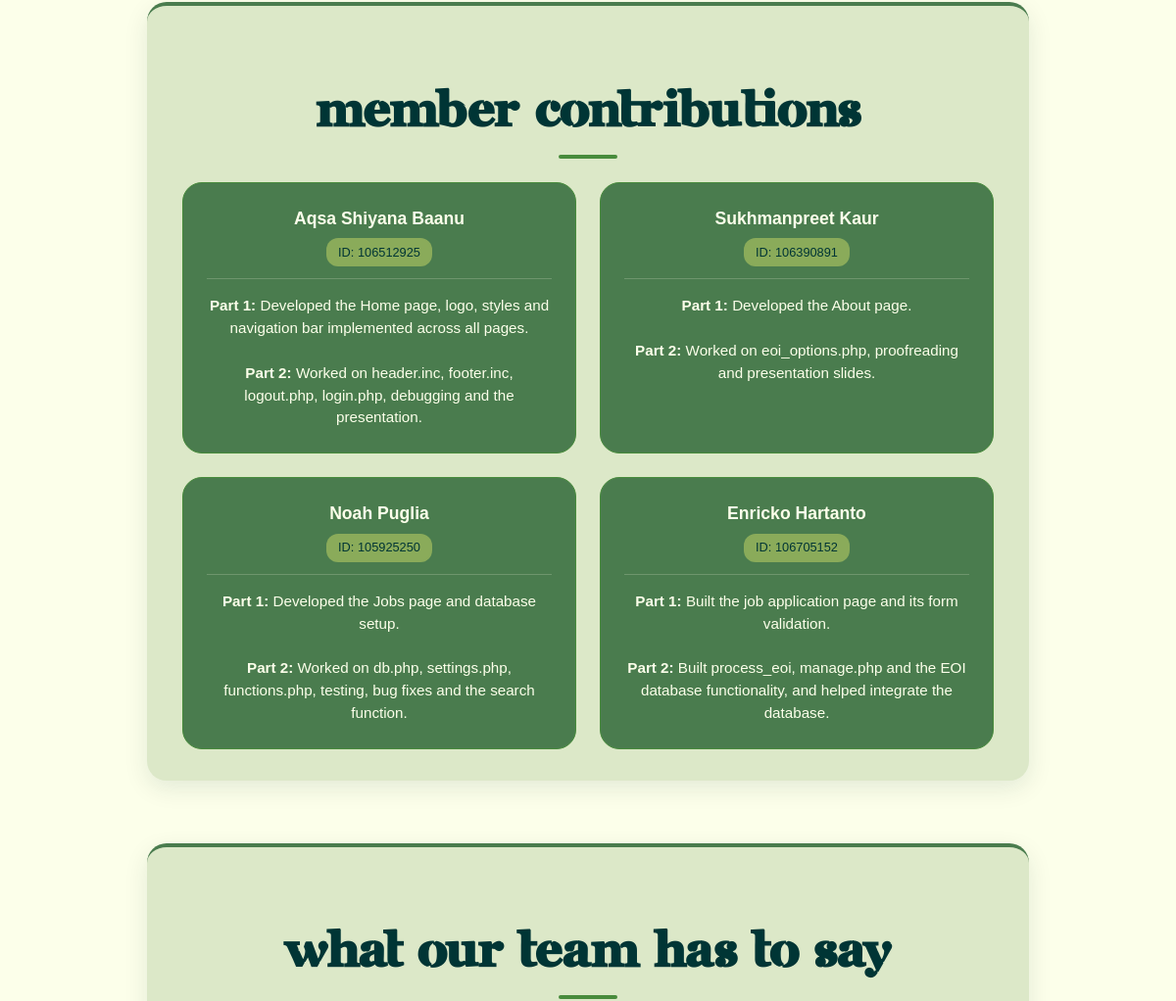
/project2/about.php (middle part), run on an earlier commit of the app's database.
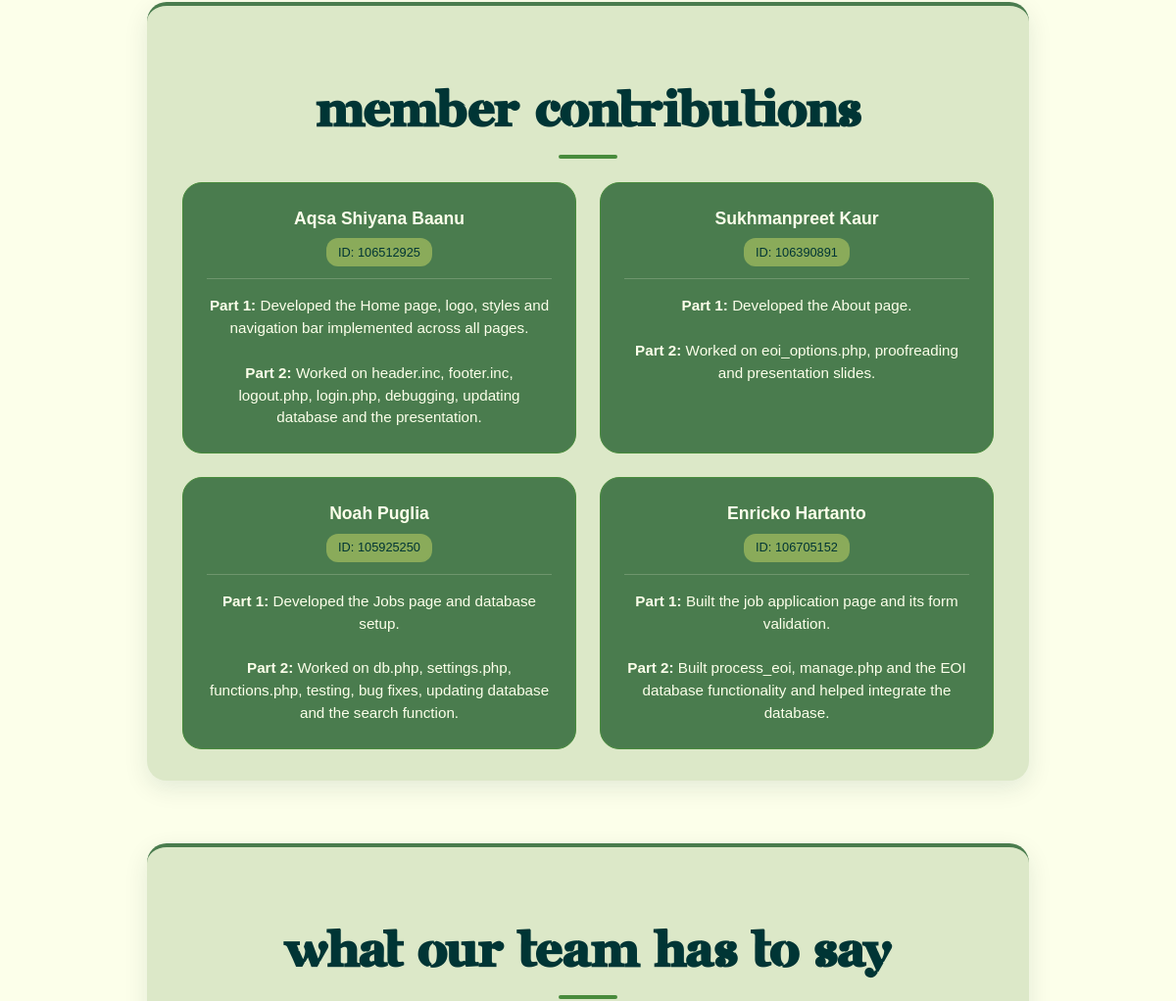
And on a later commit of the database.
### tables this page shows
CREATE TABLE IF NOT EXISTS about_members (
    member_id INT AUTO_INCREMENT PRIMARY KEY,
    name VARCHAR(100) NOT NULL,
    student_id VARCHAR(12) NOT NULL,
    part1_work TEXT NOT NULL,
    part2_work TEXT NOT NULL,
    quote VARCHAR(500) NOT NULL
);

### project2/about.php (the view, shortened to what this page needs)
<?php
$membersResult = mysqli_query(
    $conn,
    "SELECT * FROM about_members ORDER BY member_id"
);
?>
<!DOCTYPE html>
<html lang="en">
<head>
 <link href="styles/styles.css?v=2" rel="stylesheet">
</head>
<body>
<main class="about-page">
<section class="contributions-section">
    <h1 class="section-title">Member Contributions</h1>
    <dl class="contributions-list">
        <?php while ($member = mysqli_fetch_assoc($membersResult)): ?>
            <div class="contribution-card">
                <dt class="member-header">
                    <span class="member-name">
                        <?= htmlspecialchars($member['name']) ?>
                    </span>
                    <span class="student-id">
                        ID: <?= htmlspecialchars($member['student_id']) ?>
                    </span>
                </dt>
                <dd class="member-details">
                    <strong>Part 1:</strong>
                    <?= nl2br(htmlspecialchars($member['part1_work'])) ?>
                    <br><br>
                    <strong>Part 2:</strong>
                    <?= nl2br(htmlspecialchars($member['part2_work'])) ?>
                </dd>
            </div>
        <?php endwhile; ?>
    </dl>
</section>
 <section>
    <h1>What our team has to say</h1>
</section>
  </main>
</body>
</html>

### styles/styles.css (style rules this page uses)
:root { --accent-color: rgb(72, 139, 60); --cream: #fcffea; --dark-green: #003535; --mid-green: #4a7c4e; --light-green: #8aab5a; --white: #ffffff; --soft-green: #dce8c8; --pale-green: #eef4df; --text: #2f4f4f; --muted: #6b7a5e; --radius: 20px; }
* { box-sizing: border-box; line-height: 140%; }
html { scroll-behavior: smooth; }
body { margin: 0; padding: 0; background-color: var(--cream); color: var(--dark-green); font-family: Helvetica, Arial, sans-serif; }
h1, h2, h3, h4 { font-family: "Saint George", Helvetica, Arial, sans-serif; }
h1 { font-size: 50px; }
main { width: 100%; max-width: 1200px; min-height: 100vh; margin: 0 auto; padding: 130px 5% 3rem; }
main > section { background-color: var(--soft-green); border-radius: var(--radius); padding: 2rem 2.25rem; margin-bottom: 2rem; border-top: 4px solid var(--mid-green); box-shadow: 0 8px 25px rgba(0, 53, 53, 0.1); }
.about-page { max-width: 1200px; margin: 0 auto; }
.about-page section { max-width: 900px; margin: 0 auto 4rem; }
.about-page h1 { margin-bottom: 1.5rem; color: var(--dark-green); text-align: center; }
.about-page h1::after { content: ""; display: block; width: 60px; height: 4px; margin: 0.5rem auto 0; border-radius: 2px; background-color: var(--accent-color); }
.contributions-section { max-width: 900px; margin: 0 auto 4rem; }
.contributions-list { display: flex; flex-wrap: wrap; justify-content: space-between; gap: 1.5rem; padding: 0; margin: 0; }
.contribution-card { width: calc(50% - 0.75rem); padding: 1.5rem; border: 1px solid var(--accent-color); border-radius: 20px; background-color: var(--mid-green); text-align: center; transition: transform 0.3s ease, border-color 0.3s ease, box-shadow 0.3s ease; }
.member-header { padding-bottom: 0.75rem; margin-bottom: 1rem; border-bottom: 1px solid rgba(252, 255, 234, 0.2); }
.member-name { display: block; margin-bottom: 0.5rem; color: var(--cream); font-size: 1.1rem; font-weight: bold; }
.student-id { display: inline-block; padding: 0.35rem 0.75rem; border-radius: 12px; color: var(--dark-green); background-color: var(--light-green); font-size: 0.8rem; }
.member-details { margin: 0; color: var(--cream); font-size: 0.95rem; line-height: 1.5; }

What changed in the data, as far as the page shows it:
changed about_members "Aqsa Shiyana Baanu": part2_work "Worked on header.inc, footer.inc, logout.php, login.php, debugging and the presentation." → "Worked on header.inc, footer.inc, logout.php, login.php, debugging, updating database and the presentation."
changed about_members "Noah Puglia": part2_work "Worked on db.php, settings.php, functions.php, testing, bug fixes and the search function." → "Worked on db.php, settings.php, functions.php, testing, bug fixes, updating database and the search function."
changed about_members "Enricko Hartanto": part2_work "Built process_eoi, manage.php and the EOI database functionality, and helped integrate the database." → "Built process_eoi, manage.php and the EOI database functionality and helped integrate the database."
